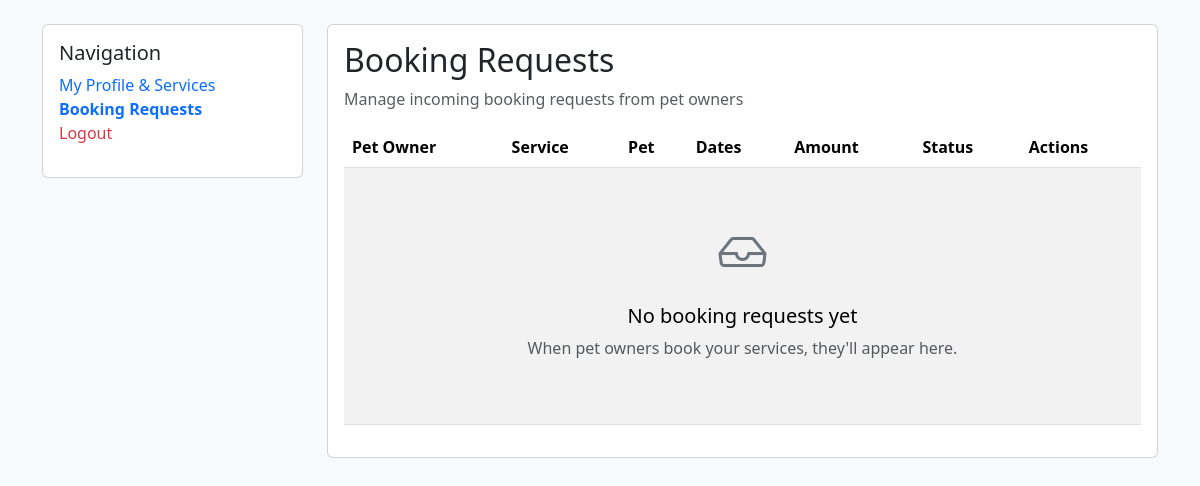
Page /sitter-inbox (signed in) on the earlier database version.
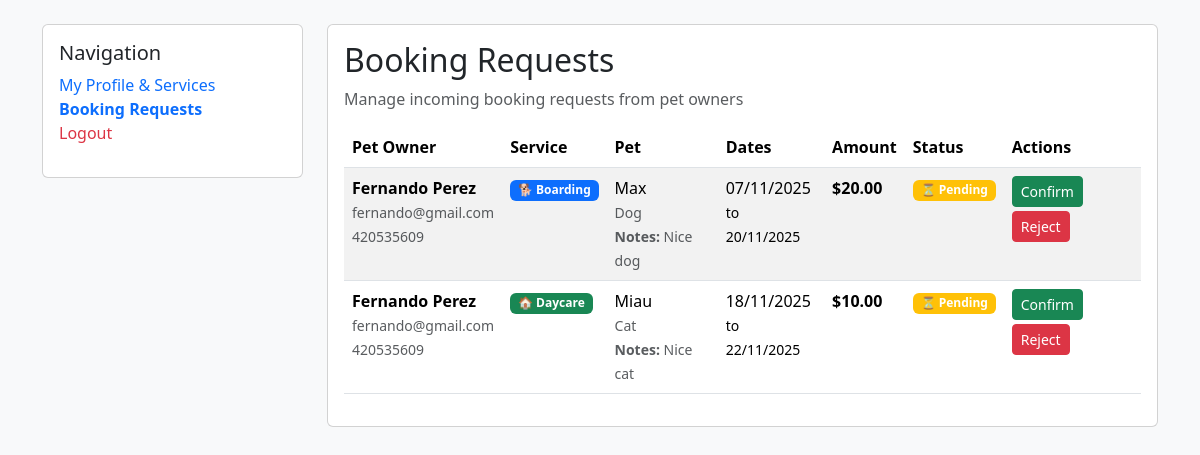
Same page on the later database version.
### database.py (models this page shows, shortened)
class Booking(db.Model):
    id = db.Column(db.Integer, primary_key=True)
    owner_id = db.Column(db.Integer, db.ForeignKey('user.id'), nullable=False)
    sitter_id = db.Column(db.Integer, db.ForeignKey('user.id'), nullable=False)
    service_id = db.Column(db.Integer, db.ForeignKey('sitter_service.id'), nullable=False)
    status = db.Column(db.Enum(BookingStatus), default=BookingStatus.pending)
    start_date = db.Column(db.Date, nullable=False)
    end_date = db.Column(db.Date, nullable=False)
    fixed_amount = db.Column(db.Float, nullable=False)
    pet_type = db.Column(db.String(100), nullable=False)
    pet_name = db.Column(db.String(100), nullable=False)
    special_instructions = db.Column(db.Text)
    created_at = db.Column(db.DateTime, default=datetime.utcnow)
    updated_at = db.Column(db.DateTime, default=datetime.utcnow, onupdate=datetime.utcnow)
    confirmed_at = db.Column(db.DateTime)
    completed_at = db.Column(db.DateTime)

class User(db.Model):
    id = db.Column(db.Integer, primary_key=True)
    email = db.Column(db.String(255), unique=True, nullable=False)
    password = db.Column(db.String(255), nullable=False)
    role = db.Column(db.Enum(Role), nullable=False, default=Role.customer)
    created_at = db.Column(db.DateTime, default=datetime.utcnow)
    first_name = db.Column(db.String(100))
    last_name = db.Column(db.String(100))
    phone = db.Column(db.String(20))
    city = db.Column(db.String(100))
    suburb = db.Column(db.String(100))
    created_at = db.Column(db.DateTime, default=datetime.utcnow)
    sitter_services = db.relationship('SitterService', backref='sitter', lazy=True)
    owner_bookings = db.relationship('Booking', foreign_keys='Booking.owner_id', backref='owner', lazy=True)
    sitter_bookings = db.relationship('Booking', foreign_keys='Booking.sitter_id', backref='sitter', lazy=True)

### main.py (the view)
@app.route("/sitter-inbox")
def sitter_inbox():
    sitter = User.query.filter_by(email=session.get('user_email')).first()
    bookings = Booking.query.filter_by(sitter_id=sitter.id).order_by(Booking.created_at.desc()).all()
    return render_template("sitter_inbox.html", bookings=bookings)

### templates/sitter_inbox.html (shortened to what the changed rows need)
<!DOCTYPE html>
<html lang="en">
<head>
    <link href="https://cdn.jsdelivr.net/npm/bootstrap@5.3.2/dist/css/bootstrap.min.css" rel="stylesheet">
    <link rel="stylesheet" href="https://cdn.jsdelivr.net/npm/bootstrap-icons@1.11.1/font/bootstrap-icons.css">
</head>
<body class="bg-light">
    <div class="container mt-4">
        <div class="row">
            <div class="col-md-9">
                <div class="card">
                    <div class="card-body">
                        <h2 class="card-title">Booking Requests</h2>
                        <div class="table-responsive">
                            <table class="table table-striped">
                                <thead>
                                    <tr>
                                        <th>Pet Owner</th>
                                        <th>Service</th>
                                        <th>Pet</th>
                                        <th>Dates</th>
                                        <th>Amount</th>
                                        <th>Status</th>
                                        <th>Actions</th>
                                    </tr>
                                </thead>
                                <tbody>
                                    {% if bookings %}
                                        {% for booking in bookings %}
                                        <tr>
                                            <td>
                                                <strong>{{ booking.owner.first_name }} {{ booking.owner.last_name }}</strong>
                                                <br>
                                                <small class="text-muted">{{ booking.owner.email }}</small>
                                                <br>
                                                <small class="text-muted">{{ booking.owner.phone or 'No phone' }}</small>
                                            </td>
                                            <td>
                                                {% if booking.service.service_type.value == 'boarding' %}
                                                    <span class="badge bg-primary">🐕 Boarding</span>
                                                {% elif booking.service.service_type.value == 'daycare' %}
                                                    <span class="badge bg-success">🏠 Daycare</span>
                                                {% elif booking.service.service_type.value == 'walking' %}
                                                    <span class="badge bg-info">🚶 Walking</span>
                                                {% endif %}
                                            </td>
                                            <td>
                                                {{ booking.pet_name }}<br>
                                                <small class="text-muted">{{ booking.pet_type }}</small>
                                                {% if booking.special_instructions %}
                                                <br>
                                                <small class="text-muted"><strong>Notes:</strong> {{ booking.special_instructions }}</small>
                                                {% endif %}
                                            </td>
                                            <td>
                                                {{ booking.start_date.strftime('%d/%m/%Y') }}<br>
                                                <small>to {{ booking.end_date.strftime('%d/%m/%Y') }}</small>
                                            </td>
                                            <td><strong>${{ "%.2f"|format(booking.fixed_amount) }}</strong></td>
                                            <td>
                                                {% if booking.status.value == 'pending' %}
                                                    <span class="badge bg-warning">⏳ Pending</span>
                                                {% elif booking.status.value == 'confirmed' %}
                                                    <span class="badge bg-success">✅ Confirmed</span>
                                                {% elif booking.status.value == 'rejected' %}
                                                    <span class="badge bg-danger">❌ Rejected</span>
                                                {% elif booking.status.value == 'completed' %}
                                                    <span class="badge bg-secondary">📋 Completed</span>
                                                {% endif %}
                                            </td>
                                            <td>
                                                {% if booking.status.value == 'pending' %}
                                                    <form method="POST" action="{{ url_for('update_booking_status', booking_id=booking.id) }}" class="d-inline">
                                                        <button type="submit" class="btn btn-success btn-sm mb-1">Confirm</button>
                                                    </form>
                                                    <form method="POST" action="{{ url_for('update_booking_status', booking_id=booking.id) }}" class="d-inline">
                                                        <button type="submit" class="btn btn-danger btn-sm mb-1">Reject</button>
                                                    </form>
                                                {% else %}
                                                    <span class="text-muted">Action taken</span>
                                                    <br>
                                                    <small>{{ booking.updated_at.strftime('%d/%m/%Y') }}</small>
                                                {% endif %}
                                            </td>
                                        </tr>
                                        {% endfor %}
                                    {% else %}
                                        <tr>
                                            <td colspan="7" class="text-center py-5">
                                                <i class="bi bi-inbox" style="font-size: 3rem; color: #6c757d;"></i>
                                                <h5 class="mt-3">No booking requests yet</h5>
                                                <p class="text-muted">When pet owners book your services, they'll appear here.</p>
                                            </td>
                                        </tr>
                                    {% endif %}
                                </tbody>
                            </table>
                        </div>
                    </div>
                </div>
            </div>
        </div>
    </div>
</body>
</html>

Differences in the rows shown:
added Booking: owner.first_name "Fernando", owner.last_name "Perez", owner.email "fernando@gmail.com", owner "420535609", shows "🐕 Boarding", pet_name "Max", pet_type "Dog", special_instructions "Nice dog", start_date "07/11/2025", end_date "20/11/2025", fixed_amount "20.00", status "⏳ Pending"
added Booking: owner.first_name "Fernando", owner.last_name "Perez", owner.email "fernando@gmail.com", owner "420535609", shows "🏠 Daycare", pet_name "Miau", pet_type "Cat", special_instructions "Nice cat", start_date "18/11/2025", end_date "22/11/2025", fixed_amount "10.00", status "⏳ Pending"
Other differences:
text no longer shown: "No booking requests yet When pet owners book your services, they'll appear here."
